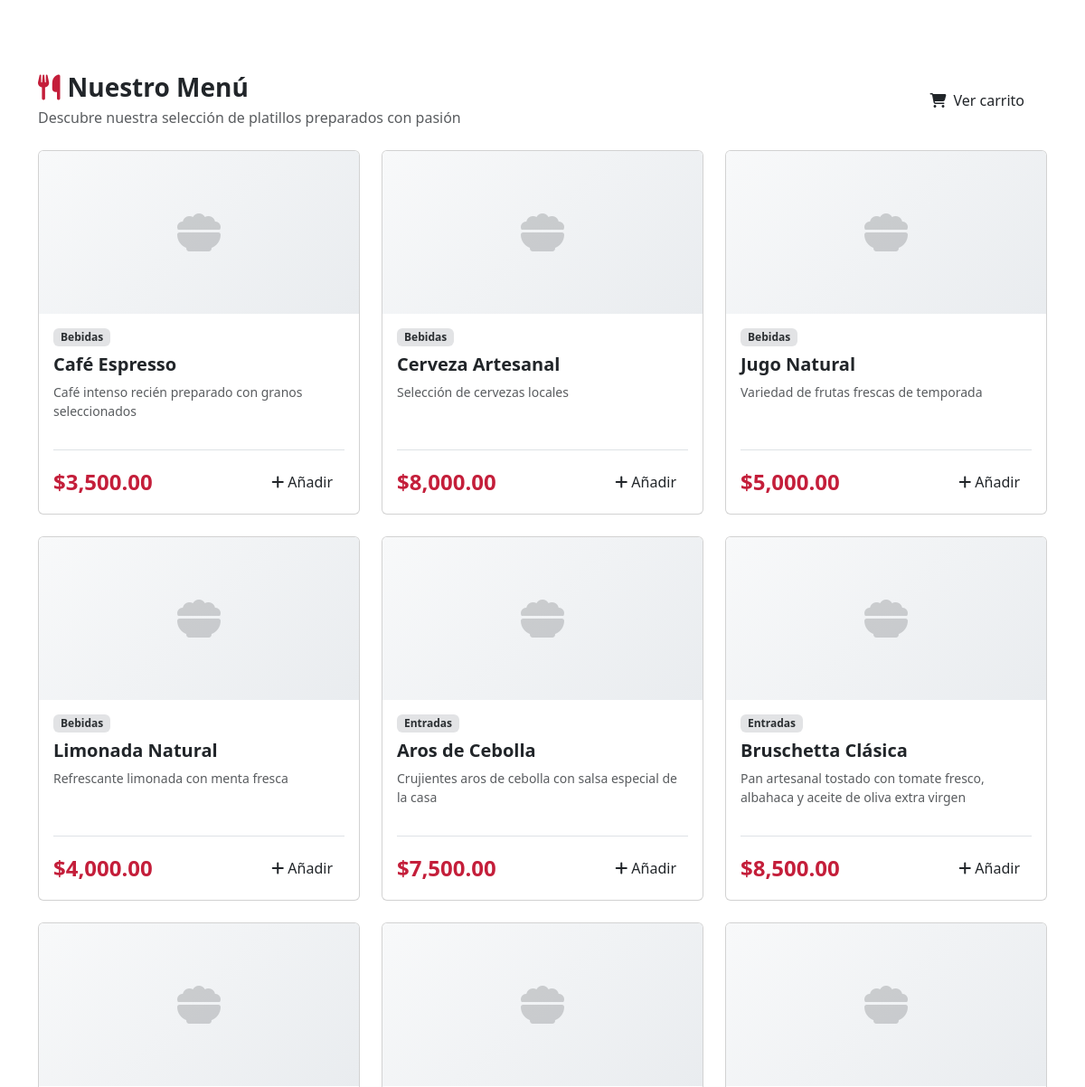
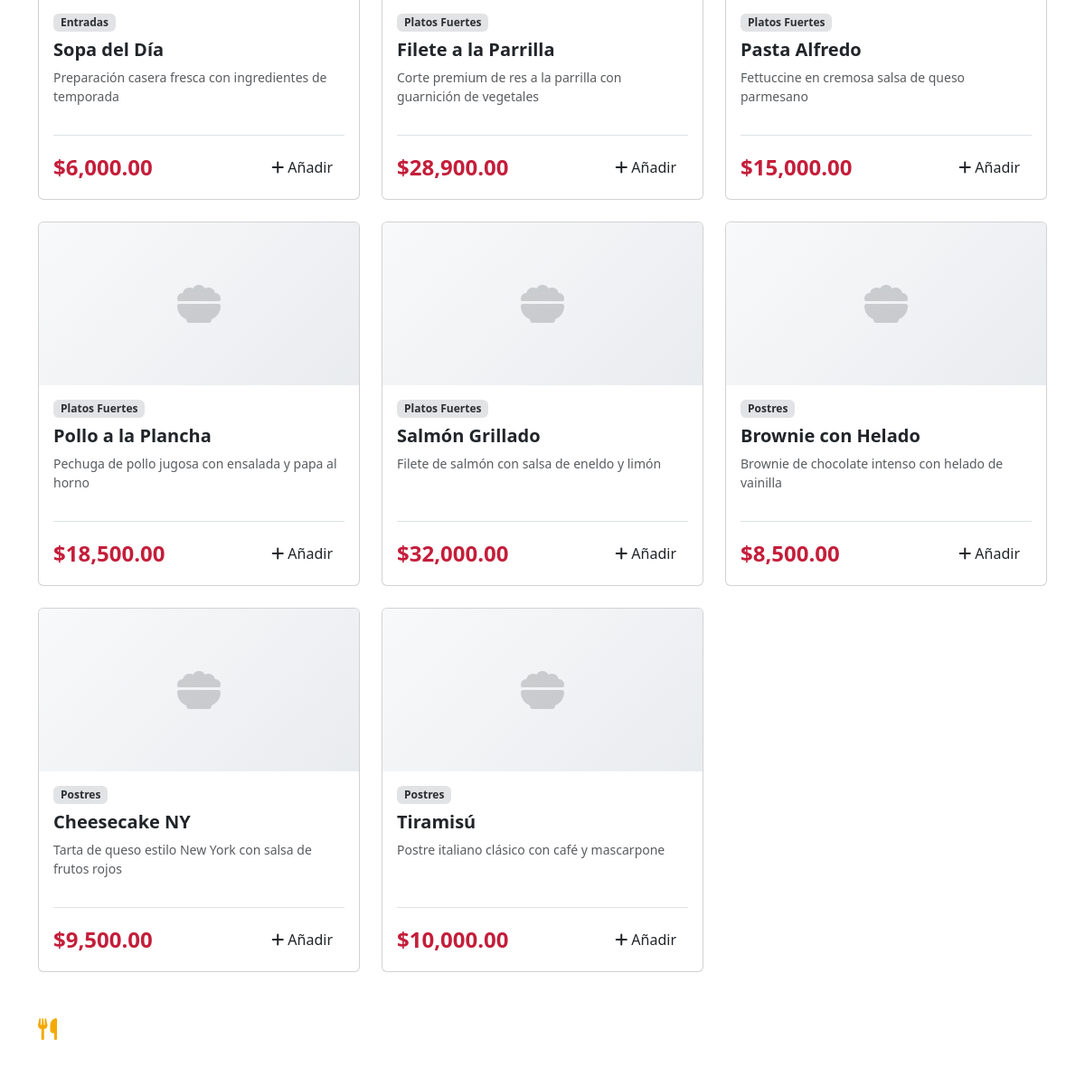
The app's page /controllers/catalogo/cmenu.php (signed in) with its own data (2 pictures, top to bottom).
### tables this page shows
CREATE TABLE `productos` (
  `id` int(11) NOT NULL,
  `nombre` varchar(100) NOT NULL,
  `descripcion` text DEFAULT NULL,
  `precio` decimal(10,2) NOT NULL,
  `imagen` varchar(255) DEFAULT NULL COMMENT 'Nombre del archivo en img/productos/',
  `categoria_id` int(11) DEFAULT NULL,
  `disponible` tinyint(1) DEFAULT 1 COMMENT '1=disponible, 0=agotado',
  `destacado` tinyint(1) DEFAULT 0 COMMENT '1=mostrar como destacado',
  `fecha_creacion` timestamp NOT NULL DEFAULT current_timestamp(),
  `fecha_actualizacion` timestamp NULL DEFAULT NULL ON UPDATE current_timestamp()
);

CREATE TABLE `categorias` (
  `id` int(11) NOT NULL,
  `nombre` varchar(100) NOT NULL,
  `descripcion` text DEFAULT NULL,
  `orden` int(11) DEFAULT 0 COMMENT 'Orden de visualización en menú',
  `activa` tinyint(1) DEFAULT 1,
  `fecha_creacion` timestamp NOT NULL DEFAULT current_timestamp()
);

### models/seg.php (called while the page is built, shortened)
<?php
function e($s): string {
    return htmlspecialchars((string)$s, ENT_QUOTES | ENT_SUBSTITUTE, 'UTF-8');
}

### views/catalogo/vmenu.php (the view, shortened to what this page needs)
<?php require_once __DIR__ . '/../../models/seg.php'; require_login(); ?>
<?php include __DIR__ . '/../layout/cabezote.php'; ?>
<div class="d-flex flex-column flex-md-row justify-content-between align-items-start align-items-md-center mb-4 gap-3">
  <div>
    <h2 class="h3 mb-1 fw-bold">
      <i class="fa-solid fa-utensils me-2" style="color: #C41E3A;"></i>Nuestro Menú
    </h2>
    <p class="text-muted mb-0">Descubre nuestra selección de platillos preparados con pasión</p>
  </div>
  <a class="btn btn-accent px-4 py-2" href="<?php echo BASE_PATH; ?>controllers/carrito/ccar.php">
    <i class="fa-solid fa-cart-shopping me-2"></i>Ver carrito
  </a>
</div>
<?php if (empty($productos ?? [])): ?>
  <div class="text-center py-5">
    <div class="mb-3">
      <i class="fa-solid fa-bowl-food fa-4x text-muted opacity-50"></i>
    </div>
    <h5 class="text-muted">No hay productos disponibles</h5>
    <p class="text-muted small">Vuelve pronto para ver nuestras deliciosas opciones.</p>
  </div>
<?php else: ?>
  <div class="row g-4">
  <?php foreach (($productos ?? []) as $p): ?>
    <div class="col-12 col-sm-6 col-lg-4">
      <div class="card h-100 shadow-soft product-card">
        <?php if (!empty($p['imagen'])): ?>
          <img src="<?php echo BASE_PATH . htmlspecialchars($p['imagen']); ?>"
               class="card-img-top"
               alt="<?php echo htmlspecialchars($p['nombre']); ?>"
               style="height: 180px; object-fit: cover;">
        <?php else: ?>
          <div class="card-img-placeholder d-flex align-items-center justify-content-center" style="height: 180px; background: linear-gradient(135deg, #f8f9fa, #e9ecef);">
            <i class="fa-solid fa-bowl-food fa-3x text-muted opacity-25"></i>
          </div>
        <?php endif; ?>
        <div class="card-body d-flex flex-column">
          <div class="d-flex align-items-center gap-2 mb-2">
            <span class="badge bg-secondary-subtle text-secondary-emphasis px-2 py-1 small">
              <?php echo htmlspecialchars($p['categoria'] ?? 'General'); ?>
            </span>
          </div>
          <h5 class="card-title fw-bold mb-2"><?php echo htmlspecialchars($p['nombre']); ?></h5>
          <p class="card-text text-muted small flex-grow-1"><?php echo htmlspecialchars($p['descripcion']); ?></p>
          <div class="d-flex justify-content-between align-items-center mt-3 pt-3 border-top">
            <div class="price-tag">
              <span class="fs-4 fw-bold" style="color: #C41E3A;">$<?php echo number_format($p['precio'],2); ?></span>
            </div>
            <div class="d-flex gap-2">
              <a class="btn btn-brand" href="<?php echo BASE_PATH; ?>controllers/carrito/ccar.php?a=add&id=<?php echo e($p['id']); ?>">
                <i class="fa-solid fa-plus me-1"></i>Añadir
              </a>
            </div>
          </div>
        </div>
      </div>
    </div>
  <?php endforeach; ?>
  </div>
<?php endif; ?>
<?php include __DIR__ . '/../layout/pie.php'; ?>

### views/catalogo/vmenu.php (style rules this page uses)
.product-card { transition: all 0.3s ease; overflow: hidden; }
.price-tag { position: relative; }

### records on screen
productos: categoria.nombre "Bebidas", nombre "Café Espresso", descripcion "Café intenso recién preparado con granos seleccionados", precio "3,500.00"
productos: categoria.nombre "Bebidas", nombre "Cerveza Artesanal", descripcion "Selección de cervezas locales", precio "8,000.00"
productos: categoria.nombre "Bebidas", nombre "Jugo Natural", descripcion "Variedad de frutas frescas de temporada", precio "5,000.00"
productos: categoria.nombre "Bebidas", nombre "Limonada Natural", descripcion "Refrescante limonada con menta fresca", precio "4,000.00"
productos: categoria.nombre "Entradas", nombre "Aros de Cebolla", descripcion "Crujientes aros de cebolla con salsa especial de la casa", precio "7,500.00"
productos: categoria.nombre "Entradas", nombre "Bruschetta Clásica", descripcion "Pan artesanal tostado con tomate fresco, albahaca y aceite de oliva extra virgen", precio "8,500.00"
productos: categoria.nombre "Entradas", nombre "Sopa del Día", descripcion "Preparación casera fresca con ingredientes de temporada", precio "6,000.00"
productos: categoria.nombre "Platos Fuertes", nombre "Filete a la Parrilla", descripcion "Corte premium de res a la parrilla con guarnición de vegetales", precio "28,900.00"
productos: categoria.nombre "Platos Fuertes", nombre "Pasta Alfredo", descripcion "Fettuccine en cremosa salsa de queso parmesano", precio "15,000.00"
productos: categoria.nombre "Platos Fuertes", nombre "Pollo a la Plancha", descripcion "Pechuga de pollo jugosa con ensalada y papa al horno", precio "18,500.00"
productos: categoria.nombre "Platos Fuertes", nombre "Salmón Grillado", descripcion "Filete de salmón con salsa de eneldo y limón", precio "32,000.00"
productos: categoria.nombre "Postres", nombre "Brownie con Helado", descripcion "Brownie de chocolate intenso con helado de vainilla", precio "8,500.00"
productos: categoria.nombre "Postres", nombre "Cheesecake NY", descripcion "Tarta de queso estilo New York con salsa de frutos rojos", precio "9,500.00"
productos: categoria.nombre "Postres", nombre "Tiramisú", descripcion "Postre italiano clásico con café y mascarpone", precio "10,000.00"
